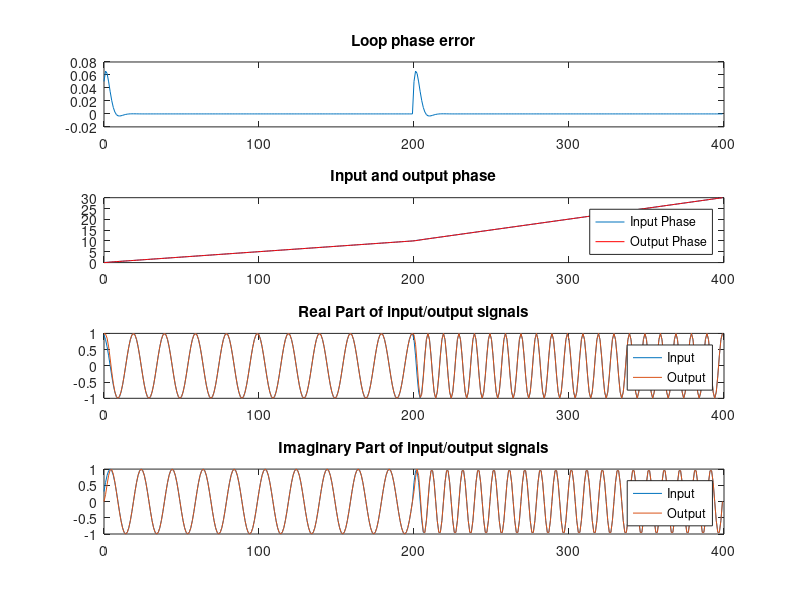

Recreate this plot in MATLAB.
clear
close all

theta_0=2*pi/25;
eta = sqrt(2)/2;
eta=1.0*eta;
denom = (1+2*eta*theta_0+theta_0*theta_0)
k_i = (4*theta_0*theta_0)/denom;
k_p = (4*eta*theta_0)/denom;

dphi=[0.05*ones(1,200) 0.10*ones(1,200)];
phi_1=filter(1,[1 -1],dphi);

s_1 = exp(j*2*pi*phi_1);
phi_sv = zeros(1,400);
int_sv = zeros(1,400);
accum_sv = zeros(1,400);
dphi_sv = zeros(1,400);
phi_2_sv= zeros(1,400);
int = 0;
accum = 0;
for nn=1:400
    % Multiplier
    prod = s_1(nn)*exp(-j*2*pi*accum);
    phi = angle(prod)/(2*pi);
    phi_sv(nn) = phi;   
    % Loop filter
    int = int + k_i*phi;
    dphi = k_p*phi+int;
    dphi_sv(nn) = dphi;
    % DSS
    phi_2_sv(nn) = accum;
    accum = accum+dphi;
end

subplot(4,1,1)
plot(0:length(phi_sv)-1,phi_sv)
title('Loop phase error')

subplot(4,1,2)
plot(0:length(phi_1)-1,phi_1)
hold on
plot(0:length(phi_2_sv)-1,phi_2_sv, 'r')
title('Input and output phase')
legend('Input Phase','Output Phase')
ylim([0 max(phi_1)])

subplot(4,1,3)
plot(0:length(s_1)-1,real(s_1))
hold on
plot(0:length(phi_2_sv)-1,cos(2*pi*phi_2_sv))
title('Real Part of input/output signals')
legend('Input', 'Output')

subplot(4,1,4)
plot(0:length(s_1)-1,imag(s_1))
hold on
plot(0:length(phi_2_sv)-1,sin(2*pi*phi_2_sv))
title('Imaginary Part of input/output signals')
legend('Input', 'Output')


